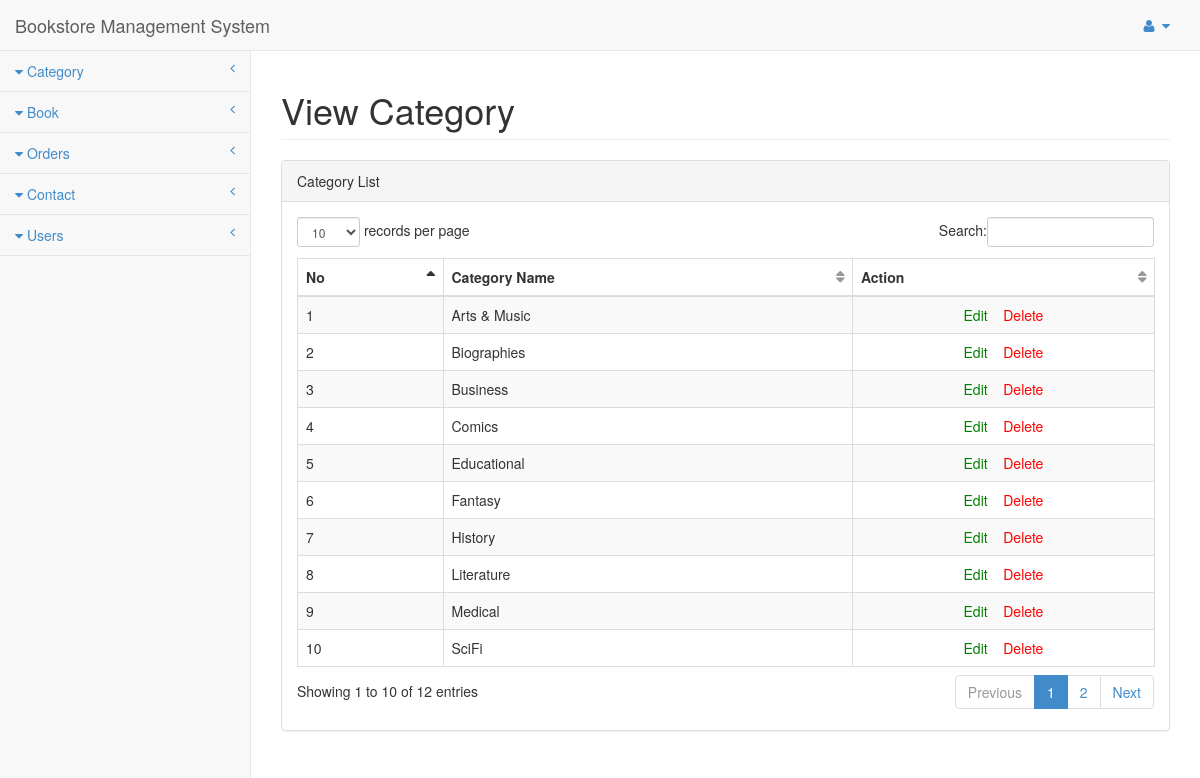
Page /BSMS/admin/category_view.php (signed in) on the committed database.
### tables this page shows
CREATE TABLE `category` (
  `cat_id` int(10) NOT NULL,
  `cat_nm` varchar(50) NOT NULL
);

### BSMS/admin/category_view.php (the view)
<?php
    include("includes/header.php");
    include("../includes/connection.php");
?>
<div id="page-wrapper">
    <div class="row">
        <div class="col-lg-12">
            <h1 class="page-header">View Category</h1>
        </div>
    </div>
    <div class="row">
        <div class="col-lg-12">
            <div class="panel panel-default">
                <div class="panel-heading">
                    Category List
                </div>
                <div class="panel-body">
                    <div class="table-responsive">
                        <table action="order_process.php" class="table table-striped table-bordered table-hover"
                            id="dataTables-example">
                            <thead>
                                <tr>
                                    <th>No</th>
                                    <th>Category Name</th>
                                    <th>Action</th>
                                </tr>
                            </thead>
                            <tbody>
                                <?php
                                            $cat_q="SELECT * FROM category";
                                            $cat_res = $link -> query($cat_q);
                                            $count=1;
                                            while($cat_row = $cat_res -> fetch_assoc())
                                            {
                                                echo '<tr class="odd gradeX">
                                                          <td>'.$count.'</td>
                                                          <td>'.$cat_row['cat_nm'].'</td>
                                                          <td align="center"><a style="color: green;" href="category_edit.php?id='.$cat_row['cat_id'].'">Edit</a> &nbsp;&nbsp;
                                                              <a style="color: red;"  href="process_category_del.php?id='.$cat_row['cat_id'].'">Delete</a></td>
                                                      </tr>';
                                                $count++;
                                            }
                                        ?>
                            </tbody>
                        </table>
                    </div>
                </div>
            </div>
        </div>
    </div>
    <?php
    include("includes/footer.php");
?>

### BSMS/admin/includes/header.php (shortened to what this page needs)
<!DOCTYPE html>
<html>
<head>
    <link href="css/bootstrap.min.css" rel="stylesheet">
    <link href="font-awesome/css/font-awesome.css" rel="stylesheet">
    <link href="css/plugins/dataTables/dataTables.bootstrap.css" rel="stylesheet">
    <link href="css/sb-admin.css" rel="stylesheet">
</head>
<body>
    <div id="wrapper">
        <nav class="navbar navbar-default navbar-fixed-top" role="navigation" style="margin-bottom: 0">
            <div class="navbar-header">
                <a class="navbar-brand" href="index.php">Bookstore Management System</a>
            </div>
            <ul class="nav navbar-top-links navbar-right">
                <li class="dropdown">
                    <a class="dropdown-toggle" data-toggle="dropdown" href="#">
                        <i class="fa fa-user fa-fw"></i> <i class="fa fa-caret-down"></i>
                    </a>
                </li>
            </ul>
            <div class="navbar-default navbar-static-side" role="navigation">
                <div class="sidebar-collapse">
                    <ul class="nav" id="side-menu">
                        <li>
                            <a href="#"><i class="fa fa-caret-down" aria-hidden="true"></i> Category<span
                                    class="fa arrow"></span></a>
                        </li>
                        <li>
                            <a href="#"><i class="fa fa-caret-down" aria-hidden="true"></i> Book<span class="fa arrow"></span></a>
                        </li>
                        <li>
                            <a href="#"><i class="fa fa-caret-down" aria-hidden="true"></i> Orders<span
                                    class="fa arrow"></span></a>
                        </li>
                        <li>
                            <a href="#"><i class="fa fa-caret-down" aria-hidden="true"></i> Contact<span
                                    class="fa arrow"></span></a>
                        </li>
                        <li>
                            <a href="#"><i class="fa fa-caret-down" aria-hidden="true"></i> Users<span class="fa arrow"></span></a>
                        </li>
                    </ul>
                </div>
            </div>
        </nav>

### BSMS/admin/includes/footer.php (shortened to what this page needs)
</div>
</body>
</html>

### BSMS/admin/css/sb-admin.css (style rules this page uses)
body { padding-top: 100px; background-color: #f8f8f8; }
@media (min-width:768px) { body { padding-top: 50px; } }
#wrapper { width: 100%; }
#page-wrapper { padding: 0 15px; min-height: 568px; background-color: #fff; }
@media (min-width:768px) { #page-wrapper { position: inherit; margin: 0 0 0 250px; padding: 0 30px; min-height: 1300px; border-left: 1px solid #e7e7e7; } }
.navbar-top-links li { display: inline-block; }
.navbar-top-links li:last-child { margin-right: 15px; }
.navbar-top-links li a { padding: 15px; min-height: 50px; }
.navbar-static-side ul li { border-bottom: 1px solid #e7e7e7; }
.arrow { float: right; }
.fa.arrow:before { content: "\f104"; }
@media (min-width:768px) { .navbar-static-side { z-index: 1; position: absolute; width: 250px; margin-top: 51px; } }
table.dataTable thead .sorting, table.dataTable thead .sorting_asc, table.dataTable thead .sorting_desc, table.dataTable thead .sorting_asc_disabled, table.dataTable thead .sorting_desc_disabled { background: transparent; }
table.dataTable thead .sorting_asc:after { content: "\f0de"; float: right; font-family: fontawesome; }
table.dataTable thead .sorting:after { content: "\f0dc"; float: right; font-family: fontawesome; color: rgba(50,50,50,.5); }

### rows in the picture
category: cat_nm "Arts & Music"
category: cat_nm "Biographies"
category: cat_nm "Business"
category: cat_nm "Comics"
category: cat_nm "Educational"
category: cat_nm "Fantasy"
category: cat_nm "History"
category: cat_nm "Literature"
category: cat_nm "Medical"
category: cat_nm "SciFi"
